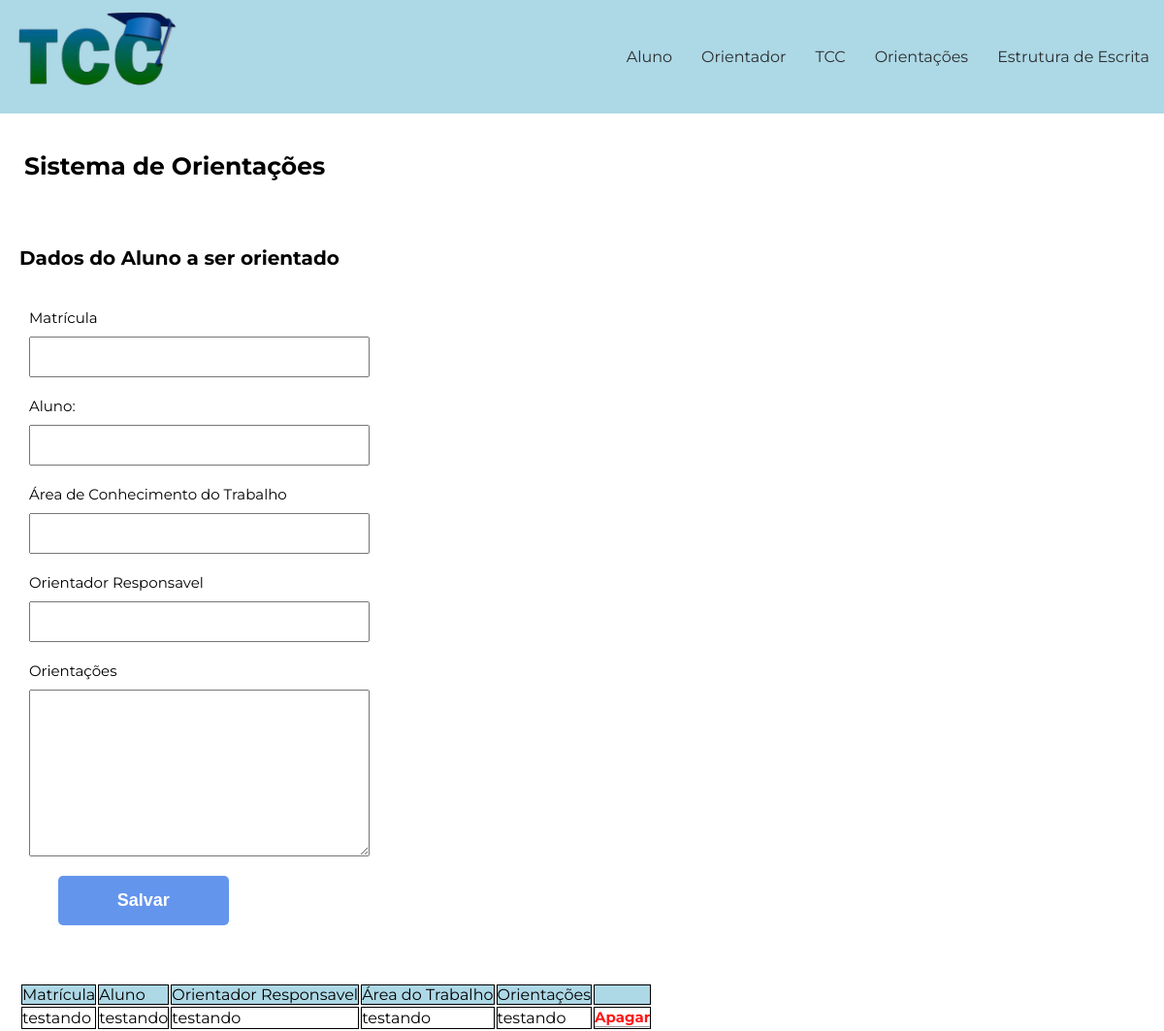
/orientacoes/index.php, run on the app's committed database.
### tables this page shows
CREATE TABLE `orientacoes_cadastradas` (
  `id` int(30) NOT NULL,
  `matricula` varchar(255) NOT NULL,
  `aluno` varchar(255) NOT NULL,
  `areaTrabalho` varchar(225) NOT NULL,
  `orientadorResponsavel` varchar(255) NOT NULL,
  `orientacoes` varchar(500) NOT NULL
);

### orientacoes/index.php (the view, shortened to what this page needs)
<?php
require_once '../conexao.php';
?>
<!DOCTYPE html>
<html lang="pt-br">
	<head>
        <link rel="stylesheet" href="css/estiloCadastroOrientacoes.css">
        <link rel="stylesheet" href="../sistema_Login/css/estilohome.css">
    </head>
<body>
<header>
        <a><img src="../imagem/tcc_img.png" alt="Logo Tcc"></a>
        <nav>
	  <ul>
		<li><a href="../cadastro_aluno/index.php">Aluno</a></li>
		<li><a href="../cadastro_prof/index.php">Orientador</a></li>
		<li><a href="../sistema_Login/home.php">TCC</a></li>
        <li><a href="../orientacoes/index.php">Orientações</a></li>
        <li><a href="../estrutura_escrita/index.php">Estrutura de Escrita</a></li>
	  </ul>
        </nav>
</header>
<br>
<section>
<h1 class="titulo"> Sistema de Orientações </h1>
<br>
<br>
<h2 class="subTitulo">Dados do Aluno a ser orientado </h2>
</section>
<main>
    <form action="index.php" method="POST">
        <label class= "matricula" for="matricula">Matrícula</label>
	    <input type="matricula" name="matricula" id="matricula" class="input-padrao" required>
        <label for="aluno"> Aluno: </label>
        <input type="text" name="aluno" id="aluno" class="input-padrao" required>
        <label for="areaTrabalho">Área de Conhecimento do Trabalho</label>
        <input type="titulo" name="areaTrabalho" id="areaTrabalho" class="input-padrao" required>
        <label for="orientadorResponsavel">Orientador Responsavel</label>
        <input type="titulo" name="orientadorResponsavel" id="orientadorResponsavel" class="input-padrao" required>
        <label for="orientacoes">Orientações</label>
        <textarea cols="70" rows="10" class="input-padrao" name="orientacoes" required></textarea>
        <input type="submit" value="Salvar" class="salvar">
    </form>
</main>
<?php
$sql = "SELECT * FROM orientacoes_cadastradas";
$resultados = mysqli_query($conexao, $sql);
while($resultado = mysqli_fetch_array($resultados)): ?>
<div class="postagem">
    <table>
        <thead>
<tr class="cabecalhotabela">
    <td>Matrícula</td>
    <td>Aluno</td>
    <td>Orientador Responsavel</td>
    <td>Área do Trabalho</td>
    <td>Orientações</td>
    <td></td>
</tr>
</thead>
<tbody>
<tr>
    <td><?= $resultado['matricula'] ?></td>
    <td><?= $resultado['aluno'] ?></td>
    <td><?= $resultado['orientadorResponsavel'] ?></td>
    <td><?= $resultado['areaTrabalho'] ?></td>
    <td><?= $resultado['orientacoes'] ?></td><br>
    <td> <?php echo "<div class='botaoapagar'><a href='apagar_orientacoes.php?id=" . $resultado['id'] . "'>Apagar</a><br><hr></div>";  ?></td>
    </tr>
</tbody>
</table>
</div>
<?php endwhile; ?>
</body>
</html>

### orientacoes/css/estiloCadastroOrientacoes.css (style rules this page uses)
.titulo { font-size: 25px; margin-top: 20px; margin-left: 20px; }
.subTitulo { font-size: 20px; margin-left: 20px; margin-top: 30px; }
form { margin: 40px 0; margin-left: 30px; }
form label, form legend { display:block; font-size: 15px; margin: 0 0 10px; }
.input-padrao { display: block; margin: 0 0 20px; padding: 10px 25px; width: 30%; }
.salvar { width:15%; padding: 15px 0; background:#6495ED; color: white; font-weight: bold; font-size: 18px; border: none; border-radius: 5px; transition: 0.7s all; cursor: pointer; margin-left: 30px; }
table td { border-collapse: collapse; border: 1px solid black; }
table { margin-left: 20px; }
.cabecalhotabela { background-color:#ADD8E6; }
.botaoapagar a { font-weight: bold; color: red; font-size: 15px; }

### sistema_Login/css/estilohome.css (style rules this page uses)
* { margin: 0; padding: 0; font-size: 100%; box-sizing: border-box; }
body { font-family: 'Montserrat', sans-serif; }
nav, ul { list-style: none; }
a { text-decoration: none; cursor: pointer; opacity: 0.9; }
header { background-color:#ADD8E6; width: 100%; top: 0; left: 0; display: flex; justify-content: space-between; align-items: center; }
header a img { width: 200px; }
header nav ul { display: flex; }
header li a { color:#1C1C1C; }
header li { margin: 0 15px; }
header li:first-child { margin-left: 0; }
.titulo { font-size: 25px; margin-left: 25px; }

### data on the page
orientacoes_cadastradas: matricula "testando", aluno "testando", orientadorResponsavel "testando", areaTrabalho "testando", orientacoes "testando"
